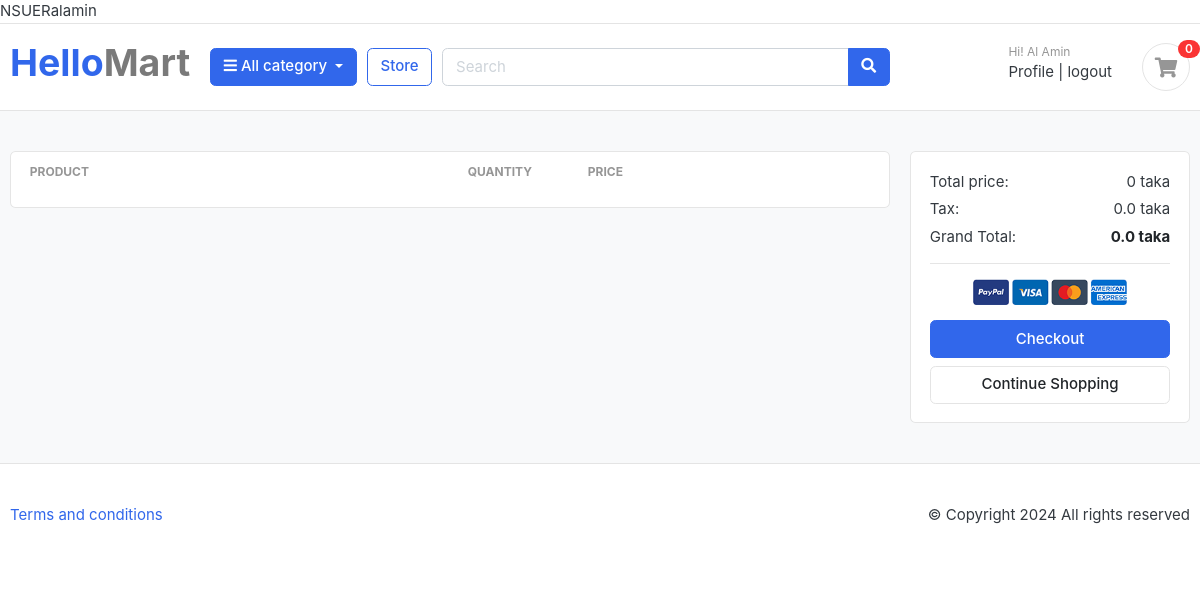
Before: /cart/ (signed in) with the older database file.
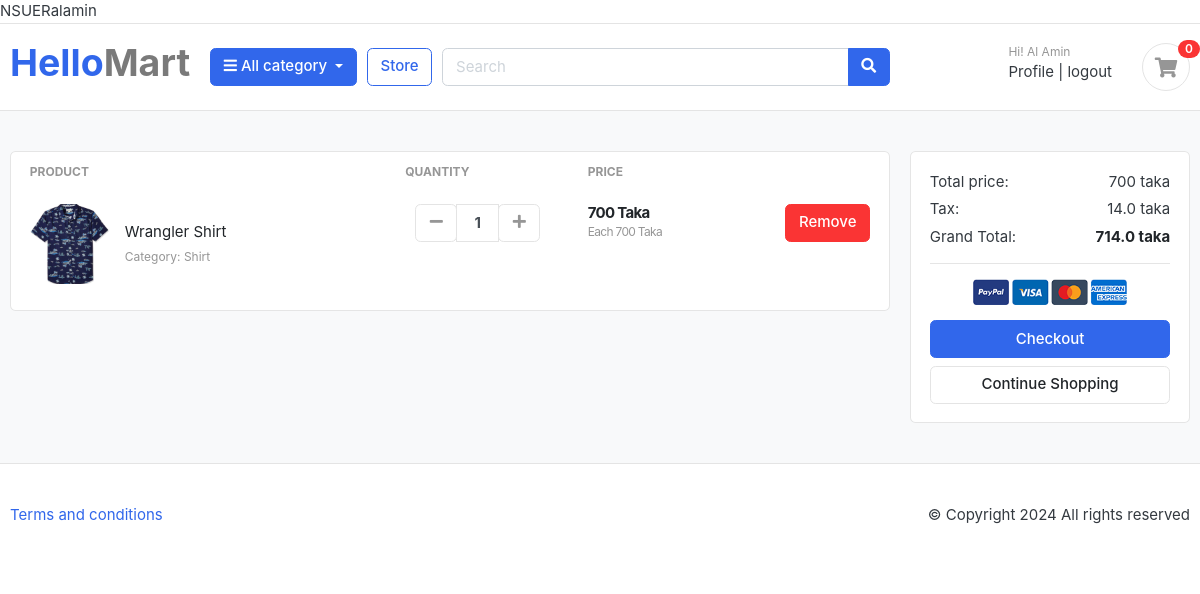
After: the same page with the newer database file.
### cart/models.py (models this page shows, shortened)
class CartItem(models.Model):
    product = models.ForeignKey(Product, on_delete = models.CASCADE)
    cart = models.ForeignKey(Cart, on_delete=models.CASCADE, null= True)
    quantity = models.IntegerField()
    is_active = models.BooleanField(default=True)
    user = models.ForeignKey(User, on_delete=models.CASCADE, null= True)
    def sub_total(self):
        return self.product.price * self.quantity

### store/models.py (models this page shows, shortened)
class Product(models.Model):
    product_name = models.CharField(max_length=100, unique = True)
    slug = models.SlugField(max_length = 200, unique = True)
    description = models.TextField(max_length = 400, blank = True)
    price = models.IntegerField()
    image = models.ImageField(upload_to='photos/products')
    stock = models.IntegerField()
    is_available = models.BooleanField(default = True)
    category = models.ForeignKey(Category, on_delete=models.CASCADE)
    created_date = models.DateTimeField(auto_now_add = True)
    modified_date = models.DateTimeField(auto_now = True)

### category/models.py (models this page shows, shortened)
class Category(models.Model):
    category_name = models.CharField(max_length = 50, unique = True)
    slug = models.SlugField(max_length = 100, unique = True)
    description = models.TextField(max_length = 255, blank = True)
    cat_image = models.ImageField(upload_to= 'photos/categories', blank= True)

### cart/views.py (the view, shortened to what this page needs)
# urls.py: path('cart/', include('cart.urls')),
def cart(request):
    cart_items = None
    tax = 0
    total = 0
    grand_total = 0
    if request.user.is_authenticated:
        cart_items = CartItem.objects.filter(user = request.user)
        for item in cart_items:
            total += item.product.price * item.quantity
        tax = (total*2)/100
    grand_total = total + tax
    return render(request, 'cart/cart.html', {'cart_items' : cart_items, 'tax' : tax, 'grand_total' : grand_total, 'total' : total})

### cart/templates/cart/cart.html (shortened to what this page needs)
{% extends "base.html" %}
{% load static %}
{% block body %}
<section class="section-content padding-y bg">
  <div class="container">
    <div class="row">
      <aside class="col-lg-9">
        <div class="card">
          <table class="table table-borderless table-shopping-cart">
            <thead class="text-muted">
              <tr class="small text-uppercase">
                <th scope="col">Product</th>
                <th scope="col" width="120">Quantity</th>
                <th scope="col" width="120">Price</th>
                <th scope="col" class="text-right" width="200"></th>
              </tr>
            </thead>
            <tbody>
              {% for item in cart_items %}
              <tr>
                <td>
                  <figure class="itemside align-items-center">
                    <div class="aside">
                      <img src="{{item.product.image.url}} " class="img-sm" />
                    </div>
                    <figcaption class="info">
                      <a href="#" class="title text-dark"
                        >{{item.product.product_name}} </a
                      >
                      <p class="text-muted small">
                        Category: {{item.product.category.category_name}}
                      </p>
                    </figcaption>
                  </figure>
                </td>
                <td>
                  <div class="col">
                    <div class="input-group input-spinner">
                      <div class="input-group-prepend">
                        <form action="{% url "remove_cart_item" item.product.id %}" method="POST">
                          <button
                            class="btn btn-light"
                            type="submit"
                            id="button-minus"
                          >
                            <i class="fa fa-minus"></i>
                          </button>
                        </form>
                      </div>
                      <input type="text" class="form-control" value={{item.quantity}} />
                      <div class="input-group-append">
                        <form action="{% url "add_cart" item.product.id %}" method="POST">
                          <button
                            class="btn btn-light"
                            type="submit"
                            id="button-plus"
                          >
                            <i class="fa fa-plus"></i>
                          </button>
                        </form>
                      </div>
                    </div>
                  </div>
                </td>
                <td>
                  <div class="price-wrap">
                    <var class="price">{{item.sub_total}} Taka </var>
                    <small class="text-muted">Each {{item.product.price}} Taka </small>
                  </div>
                </td>
                <td class="text-right">
                  <a href="{% url "remove_cart" item.product.id %}" class="btn btn-danger"> Remove</a>
                </td>
              </tr>
              {% endfor %}
            </tbody>
          </table>
        </div>
      </aside>
      <aside class="col-lg-3">
        <div class="card">
          <div class="card-body">
            <dl class="dlist-align">
              <dt>Total price:</dt>
              <dd class="text-right">{{total}} taka</dd>
            </dl>
            <dl class="dlist-align">
              <dt>Tax:</dt>
              <dd class="text-right">{{tax}} taka</dd>
            </dl>
            <dl class="dlist-align">
              <dt>Grand Total:</dt>
              <dd class="text-right text-dark b">
                <strong>{{grand_total}} taka</strong>
              </dd>
            </dl>
            <hr />
            <p class="text-center mb-3">
              <img src="{% static "/images/misc/payments.png" %}" height="26" />
            </p>
            <a href="{% url "place_order" %}" class="btn btn-primary btn-block">
              Checkout
            </a>
            <a href="{% url "store" %}" class="btn btn-light btn-block"
              >Continue Shopping</a
            >
          </div>
        </div>
      </aside>
    </div>
  </div>
</section>
{% endblock body %}

### templates/base.html (shortened to what this page needs)
<!DOCTYPE html>
{% load static %}
<html lang="en">
    <head>
        <link href="{% static "css/bootstrap.css" %}" rel="stylesheet" type="text/css" />
        <link
          href="{% static "fonts/fontawesome/css/all.min.css" %}"
          type="text/css"
          rel="stylesheet"
        />
        <link href="{% static "css/ui.css" %}" rel="stylesheet" type="text/css" />
        <link
          href="{% static "css/responsive.css" %}"
          rel="stylesheet"
          media="only screen and (max-width: 1200px)"
        />
    </head>
<body>
  {{request.user}}
    <header class="section-header">
        <nav class="navbar p-md-0 navbar-expand-sm navbar-light border-bottom">
        </nav>
        <section class="header-main border-bottom">
          <div class="container">
            <div class="row align-items-center">
              <div class="col-lg-2 col-md-3 col-6">
                <a href="{% url "home" %}" class="brand-wrap">
                  <h1>Hello<span class="mart-color">Mart</span></h1>
                </a>
              </div>
              <div class="col-lg col-sm col-md col-6 flex-grow-0">
                <div class="category-wrap dropdown d-inline-block float-right">
                  <button
                    type="button"
                    class="btn btn-primary dropdown-toggle"
                    data-toggle="dropdown"
                  >
                    <i class="fa fa-bars"></i> All category
                  </button>
                </div>
              </div>
              <a href="{% url "store" %}" class="btn btn-outline-primary">Store</a>
              <div class="col-lg col-md-6 col-sm-12 col">
                <form action="#" class="search">
                  <div class="input-group w-100">
                    <input
                      type="text"
                      class="form-control"
                      style="width: 60%"
                      placeholder="Search"
                    />
                    <div class="input-group-append">
                      <button class="btn btn-primary" type="submit">
                        <i class="fa fa-search"></i>
                      </button>
                    </div>
                  </div>
                </form>
              </div>
              <div class="col-lg-3 col-sm-6 col-8 order-2 order-lg-3">
                <div class="d-flex justify-content-end mb-3 mb-lg-0">
                  <div class="widget-header">
                    {% if request.user.is_authenticated %}
                    <small class="title text-muted">Hi! {{request.user.first_name}} </small>
                    <div>
                      <a href="{% url "profile" %}">Profile</a>
                      <span class="dark-transp"> | </span>
                      <a href="{% url "logout" %}"> logout</a>
                    </div>
                    {% endif %}
                  </div>
                  <a href="{% url "cart" %}" class="widget-header pl-3 ml-3">
                    <div class="icon icon-sm rounded-circle border">
                      <i class="fa fa-shopping-cart"></i>
                    </div>
                    <span class="badge badge-pill badge-danger notify">0</span>
                  </a>
                </div>
              </div>
            </div>
          </div>
        </section>
    </header>
    {% block body %}
    {% endblock body %}
    <footer class="section-footer border-top padding-y">
        <div class="container">
          <p class="float-md-right">&copy Copyright 2024 All rights reserved</p>
          <p>
            <a href="#">Terms and conditions</a>
          </p>
        </div>
    </footer>
</body>
</html>

### static/css/ui.css (style rules this page uses)
html { font-family: "Inter", sans-serif; font-size: 15px; }
.price-wrap { letter-spacing: -0.7px; }
.icon-xs, .icon-sm, .icon-md, .icon-lg { display: inline-block; text-align: center; flex-shrink: 0; flex-grow: 0; }
.icon-sm { width: 48px; height: 48px; line-height: 48px !important; font-size: 20px; }
.img-xs, .img-sm, .img-md, .img-lg { -o-object-fit: cover; object-fit: cover; flex-shrink: 0; flex-grow: 0; }
.img-sm { width: 80px; height: 80px; }
.padding-y { padding-top: 40px; padding-bottom: 40px; }
var { font-style: normal; }
figure { margin-bottom: 0; }
.bg { background-color: #f8f9fa; }
.b { font-weight: 600; }
p:last-child { margin-bottom: 0; }
.header-main { position: relative; padding-top: 1rem; padding-bottom: 1rem; }
.widget-header { display: inline-block; vertical-align: middle; position: relative; }
.widget-header a { color: #343a40; }
.widget-header i { color: #969696; }
.widget-header .title { display: block; }
.widget-header .notify { position: absolute; top: -3px; right: -10px; }
.btn-light { background-color: #fff; border-color: #e4e4e4; }
.btn-light i { color: #969696; }
.itemside { position: relative; display: flex; width: 100%; }
.itemside .aside { position: relative; flex-shrink: 0; }
.itemside .info { padding-left: 15px; padding-right: 7px; }
.itemside p { margin-bottom: 0; }
.itemside .title { display: block; margin-bottom: 5px; color: #212529; }
[class*=dlist-] { margin-bottom: 5px; }
[class*=dlist-] dd { margin-bottom: 0; }
.dlist-align { display: flex; }
.dlist-align dt { width: 150px; word-wrap: break-word; font-weight: normal; }
.dlist-align dd { flex-grow: 1; }
.notify { position: absolute; top: -4px; right: -10px; display: inline-block; padding: 0.25em 0.6em; font-size: 12px; line-height: 1; text-align: center; border-radius: 3rem; color: #fff; background-color: #fa3434; }
.price { font-weight: 600; color: #212529; }
.input-spinner { width: 125px; flex-wrap: nowrap; display: inline-flex; vertical-align: middle; }
.input-spinner input.form-control { text-align: center; max-width: 46px; font-weight: bold; flex-basis: 46px; border-color: #e4e4e4; flex-grow: 0; }
.input-spinner .btn { width: 42px; text-align: center; padding-left: 0.5rem; padding-right: 0.5rem; }
.table-shopping-cart.table td, .table-shopping-cart.table th { padding-left: 1.25rem; padding-right: 1.25rem; }
.table-shopping-cart .price-wrap { line-height: 1.2; }
.table-shopping-cart .price { font-weight: bold; margin-right: 5px; display: block; }
.mart-color { color: #7a7a7a; }

Changed rows visible on the page:
added CartItem: product.image (picture), product.product_name "Wrangler Shirt", product.category.category_name "Shirt", quantity "1", sub_total "700", product.price "700"
Other visible differences:
{{ total }}: "0" → "700"
{{ tax }}: "0.0" → "14.0"
{{ grand_total }}: "0.0" → "714.0"
